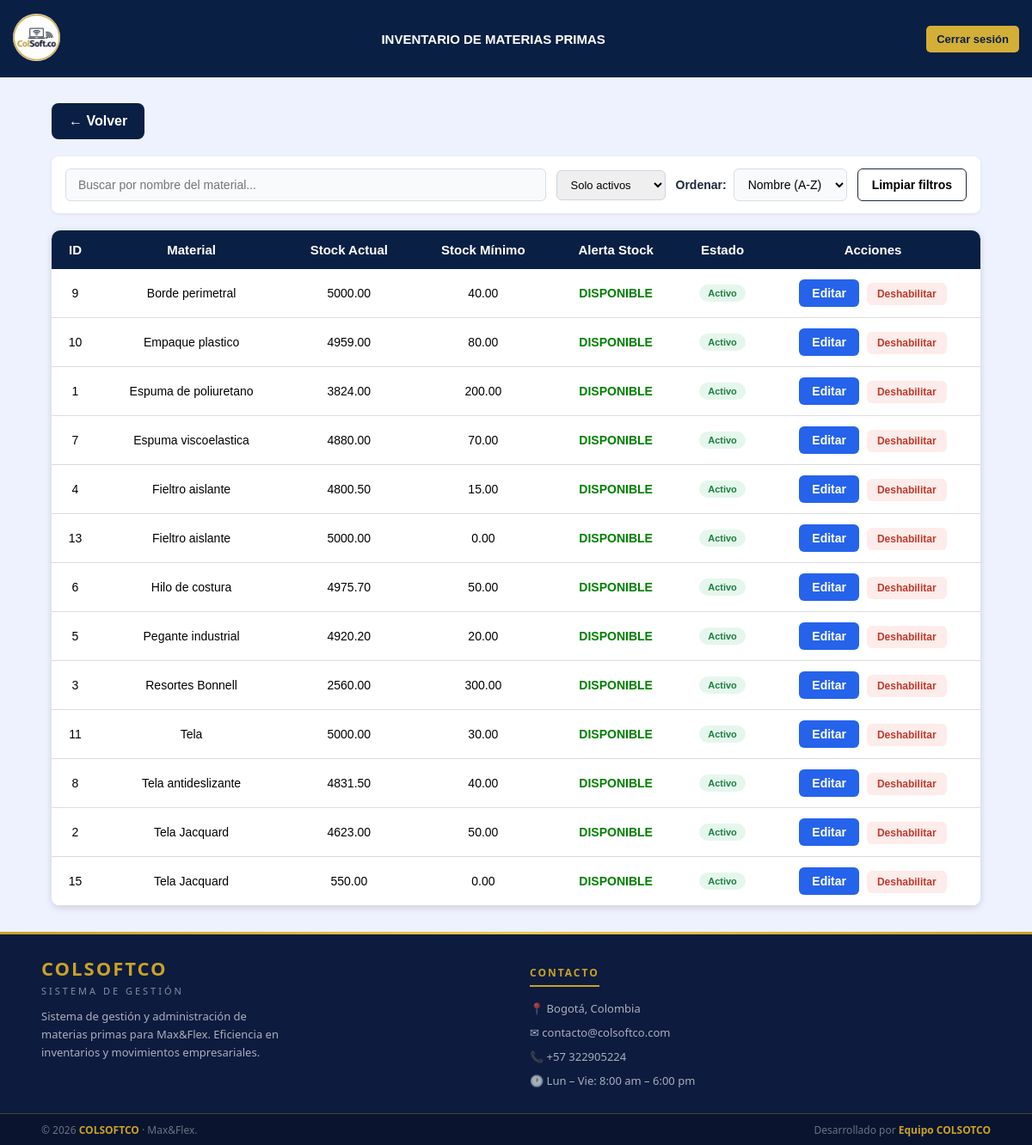
The app's page /view/control_de_stock/inventario/lista_inventario.php with its own data.
### tables this page shows
CREATE TABLE `materias_primas` (
  `id_material` int(11) NOT NULL,
  `nombre_material` varchar(100) NOT NULL,
  `stock_actual` decimal(12,2) DEFAULT 0.00,
  `stock_minimo` decimal(12,2) NOT NULL,
  `id_unidad` int(11) DEFAULT NULL,
  `id_proveedor` int(11) DEFAULT NULL,
  `notificar_email` tinyint(1) NOT NULL DEFAULT 0,
  `correo_notificacion` varchar(150) DEFAULT NULL,
  `alerta_enviada` tinyint(1) NOT NULL DEFAULT 0,
  `estado` enum('activo','inactivo') NOT NULL DEFAULT 'activo'
);

### view/control_de_stock/inventario/lista_inventario.php (the view, shortened to what this page needs)
<?php
$db = new Conexion();
$conn = $db->getConnection();
$sql = "
SELECT id_material, nombre_material, stock_actual, stock_minimo, estado
FROM materias_primas
ORDER BY id_material ASC
";
$stmt = $conn->prepare($sql);
$stmt->execute();
$materiales = $stmt->fetchAll(PDO::FETCH_ASSOC);
?>
<!DOCTYPE html>
<html lang="es">
<head>
    <link rel="stylesheet" href="lista_inventario.css">
</head>
<body>
    <header class="header">
        <div class="logo">
            <a href="../../../app/ir_panel.php">
                <img src="../../../public/imagenes/logo.png" alt="logo">
            </a>
        </div>
        <div class="header-title">
            <h1>INVENTARIO DE MATERIAS PRIMAS</h1>
        </div>
        <button id="btnLogout" class="btn-logout" onclick="cerrarSesion()">
            Cerrar sesión
        </button>
    </header>
    <div class="container">
        <a class="btn-volver" href="../control_de_stock.php">
            ← Volver
        </a>
        <div class="filtros-container">
            <div class="filtro-busqueda">
                <input
                    type="text"
                    id="inputBusquedaMaterial"
                    placeholder="Buscar por nombre del material...">
            </div>
            <select id="filtroEstado" onchange="filtrarPorEstado()" style="padding:8px 12px;border:1px solid #cbd5e1;border-radius:6px;font-size:13px;">
                <option value="activo" selected>Solo activos</option>
            </select>
            <div class="filtro-orden">
                <label for="selectOrden">   Ordenar:</label>
                <select id="selectOrden">
                    <option value="az">Nombre (A-Z)</option>
                </select>
            </div>
            <button type="button" id="btnLimpiarFiltros" class="btn-limpiar-filtros">
                Limpiar filtros
            </button>
        </div>
        <div class="table-responsive">
            <table>
                <thead>
                    <tr>
                        <th>ID</th>
                        <th>Material</th>
                        <th>Stock Actual</th>
                        <th>Stock Mínimo</th>
                        <th>Alerta Stock</th>
                        <th>Estado</th>
                        <th>Acciones</th>
                    </tr>
                </thead>
                <tbody id="listaMateriales">
                    <?php foreach ($materiales as $m): ?>
                        <tr data-nombre="<?php echo htmlspecialchars(strtolower($m['nombre_material'])); ?>">
                            <td><?= $m['id_material'] ?></td>
                            <td><?= htmlspecialchars($m['nombre_material']) ?></td>
                            <td><?= $m['stock_actual'] ?></td>
                            <td><?= $m['stock_minimo'] ?></td>
                            <td>
                                <?php if ($m['stock_actual'] <= $m['stock_minimo']): ?>
                                    <span class="alerta">STOCK BAJO</span>
                                <?php else: ?>
                                    <span class="normal">DISPONIBLE</span>
                                <?php endif; ?>
                            </td>
                            <td>
                                <span style="display:inline-block;padding:4px 10px;border-radius:12px;font-size:11px;font-weight:bold;
                                             background:<?= $m['estado'] === 'activo' ? '#e5f7ec' : '#fdecea' ?>;
                                             color:<?= $m['estado'] === 'activo' ? '#1e7e42' : '#c0392b' ?>;">
                                    <?= $m['estado'] === 'activo' ? 'Activo' : 'Inactivo' ?>
                                </span>
                            </td>
                            <td class="acciones">
                                <a class="btn-editar" href="editar_inventario.php?id=<?= $m['id_material'] ?>">
                                    Editar
                                </a>
                                <button class="btn-toggle-estado"
                                        data-id="<?= $m['id_material'] ?>"
                                        data-estado="<?= $m['estado'] ?>"
                                        style="padding:6px 12px;border:none;border-radius:6px;cursor:pointer;font-size:12px;font-weight:bold;
                                               background:<?= $m['estado'] === 'activo' ? '#fdecea' : '#e5f7ec' ?>;
                                               color:<?= $m['estado'] === 'activo' ? '#c0392b' : '#1e7e42' ?>;">
                                    <?= $m['estado'] === 'activo' ? 'Deshabilitar' : 'Habilitar' ?>
                                </button>
                            </td>
                        </tr>
                    <?php endforeach; ?>
                </tbody>
            </table>
        </div>
    </div>
    <footer>
        <div class="footer-divider"></div>
        <div class="footer-top">
            <div>
                <p class="footer-brand-name">COLSOFTCO</p>
                <p class="footer-brand-sub">Sistema de Gestión</p>
                <p class="footer-brand-desc">Sistema de gestión y administración de materias primas para Max&Flex. Eficiencia en inventarios y movimientos empresariales.</p>
            </div>
            <div>
                <p class="footer-col-title">Contacto</p>
                <div class="footer-contact-item">📍 Bogotá, Colombia</div>
                <div class="footer-contact-item">✉ contacto@colsoftco.com</div>
                <div class="footer-contact-item">📞 +57 322905224</div>
                <div class="footer-contact-item">🕐 Lun – Vie: 8:00 am – 6:00 pm</div>
            </div>
        </div>
        <div class="footer-bottom">
            <span>© 2026 <strong>COLSOFTCO</strong> · Max&Flex.  </span>
            <span>Desarrollado por <strong>  Equipo COLSOTCO</strong></span>
        </div>
    </footer>
</body>
</html>

### view/control_de_stock/inventario/lista_inventario.css (style rules this page uses)
body { margin: 0; font-family: Arial, Helvetica, sans-serif; background: #eef2ff; min-height: 100vh; display: flex; flex-direction: column; }
.filtro-busqueda input { width: 100%; padding: 10px 14px; border: 1px solid #d7dee7; border-radius: 6px; font-size: 14px; background: #f8fafc; box-sizing: border-box; }
.header { display: flex; align-items: center; justify-content: space-between; background-color: #0A1F44; padding: 10px 15px; min-height: 70px; position: relative; z-index: 100; gap: 10px; }
.header .logo { display: flex; align-items: center; flex-shrink: 0; }
.header .logo img { width: 55px; height: 55px; border-radius: 50%; background: white; }
.header-title { flex: 1; text-align: center; overflow: hidden; }
.header-title h1 { margin: 0; color: white; font-size: 15px; font-weight: bold; white-space: nowrap; text-overflow: ellipsis; }
.btn-logout { background-color: #D4AF37; color: #0A1F44; border: none; padding: 8px 12px; border-radius: 5px; cursor: pointer; font-size: 13px; font-weight: bold; transition: 0.3s; flex-shrink: 0; }
.container { width: 90%; max-width: 1100px; margin: 30px auto; flex: 1; }
.btn-volver, .volver { display: inline-block; background: #0A1F44; color: white; text-decoration: none; padding: 12px 20px; border-radius: 8px; font-weight: bold; margin-bottom: 20px; transition: .3s; }
.table-responsive { width: 100%; overflow-x: auto; -webkit-overflow-scrolling: touch; background: white; border-radius: 10px; box-shadow: 0 2px 8px rgba(0,0,0,.15); }
.table-responsive table { width: 100%; border-collapse: collapse; box-shadow: none; border-radius: 0; min-width: 700px; }
th { background: #0A1F44; color: white; padding: 14px; text-align: center; font-size: 15px; }
td { padding: 12px; text-align: center; border-bottom: 1px solid #ddd; font-size: 14px; }
.normal { color: green; font-weight: bold; }
.acciones { white-space: nowrap; text-align: center; }
.btn-editar { display: inline-block; background: #2563eb; color: white; padding: 8px 15px; border-radius: 6px; text-decoration: none; font-weight: bold; margin-right: 5px; transition: .3s; }
footer { background: #0D1B3E; color: #ffffff; font-family: 'Segoe UI', Arial, sans-serif; width: 100%; box-sizing: border-box; margin-top: auto; flex-shrink: 0; }
.footer-divider { width: 100%; height: 3px; background: linear-gradient(90deg, #C9A227, #E8C84A, #C9A227); }
.footer-top { display: grid; grid-template-columns: 1fr 1fr; gap: 2rem; padding: 1.5rem 3rem 1.2rem; border-bottom: 1px solid rgba(201, 162, 39, 0.3); }
.footer-brand-name { font-size: 22px; font-weight: 700; color: #C9A227; letter-spacing: 2px; margin: 0 0 4px; }
.footer-brand-sub { font-size: 11px; letter-spacing: 3px; color: rgba(255, 255, 255, 0.5); text-transform: uppercase; margin: 0 0 12px; }
.footer-brand-desc { font-size: 13px; color: rgba(255, 255, 255, 0.65); line-height: 1.6; max-width: 280px; margin: 0; }
.footer-col-title { font-size: 12px; font-weight: 700; letter-spacing: 2px; text-transform: uppercase; color: #C9A227; border-bottom: 2px solid #C9A227; display: inline-block; padding-bottom: 6px; margin-bottom: 16px; }
.footer-contact-item { display: flex; align-items: flex-start; gap: 10px; margin-bottom: 10px; font-size: 13px; color: rgba(255, 255, 255, 0.65); }
.footer-bottom { display: flex; justify-content: space-between; align-items: center; padding: 0.6rem 3rem; background: rgba(0, 0, 0, 0.25); flex-wrap: wrap; gap: 8px; }
.footer-bottom span { font-size: 12px; color: rgba(255, 255, 255, 0.4); }
.footer-bottom strong { color: #C9A227; }

### view/control_de_stock/inventario/lista_inventario.php (style rules this page uses)
.filtros-container { display: flex; align-items: center; gap: 12px; background: #fff; border-radius: 8px; box-shadow: 0 1px 4px rgba(0, 0, 0, 0.08); padding: 14px 16px; margin-bottom: 20px; flex-wrap: wrap; }
.filtro-busqueda { flex: 1; min-width: 220px; }
.filtro-busqueda input { width: 100%; padding: 10px 14px; border: 1px solid #d7dee7; border-radius: 6px; font-size: 14px; background: #f8fafc; }
.filtro-orden { display: flex; align-items: center; gap: 8px; white-space: nowrap; }
.filtro-orden label { font-weight: 700; font-size: 14px; color: #1e293b; }
.filtro-orden select { padding: 9px 12px; border: 1px solid #d7dee7; border-radius: 6px; font-size: 14px; background: #f8fafc; }
.btn-limpiar-filtros { padding: 10px 16px; border: 1px solid #1e293b; border-radius: 6px; background: #fff; font-weight: 700; font-size: 14px; cursor: pointer; white-space: nowrap; }

### records on screen
materias_primas: id_material "1", nombre_material "Espuma de poliuretano", stock_actual "3824.00", stock_minimo "200.00", shows "DISPONIBLE", estado "Activo"
materias_primas: id_material "2", nombre_material "Tela Jacquard", stock_actual "4623.00", stock_minimo "50.00", shows "DISPONIBLE", estado "Activo"
materias_primas: id_material "3", nombre_material "Resortes Bonnell", stock_actual "2560.00", stock_minimo "300.00", shows "DISPONIBLE", estado "Activo"
materias_primas: id_material "4", nombre_material "Fieltro aislante", stock_actual "4800.50", stock_minimo "15.00", shows "DISPONIBLE", estado "Activo"
materias_primas: id_material "5", nombre_material "Pegante industrial", stock_actual "4920.20", stock_minimo "20.00", shows "DISPONIBLE", estado "Activo"
materias_primas: id_material "6", nombre_material "Hilo de costura", stock_actual "4975.70", stock_minimo "50.00", shows "DISPONIBLE", estado "Activo"
materias_primas: id_material "7", nombre_material "Espuma viscoelastica", stock_actual "4880.00", stock_minimo "70.00", shows "DISPONIBLE", estado "Activo"
materias_primas: id_material "8", nombre_material "Tela antideslizante", stock_actual "4831.50", stock_minimo "40.00", shows "DISPONIBLE", estado "Activo"
materias_primas: id_material "9", nombre_material "Borde perimetral", stock_actual "5000.00", stock_minimo "40.00", shows "DISPONIBLE", estado "Activo"
materias_primas: id_material "10", nombre_material "Empaque plastico", stock_actual "4959.00", stock_minimo "80.00", shows "DISPONIBLE", estado "Activo"
materias_primas: id_material "11", nombre_material "Tela", stock_actual "5000.00", stock_minimo "30.00", shows "DISPONIBLE", estado "Activo"
materias_primas: id_material "13", nombre_material "Fieltro aislante", stock_actual "5000.00", stock_minimo "0.00", shows "DISPONIBLE", estado "Activo"
materias_primas: id_material "15", nombre_material "Tela Jacquard", stock_actual "550.00", stock_minimo "0.00", shows "DISPONIBLE", estado "Activo"
